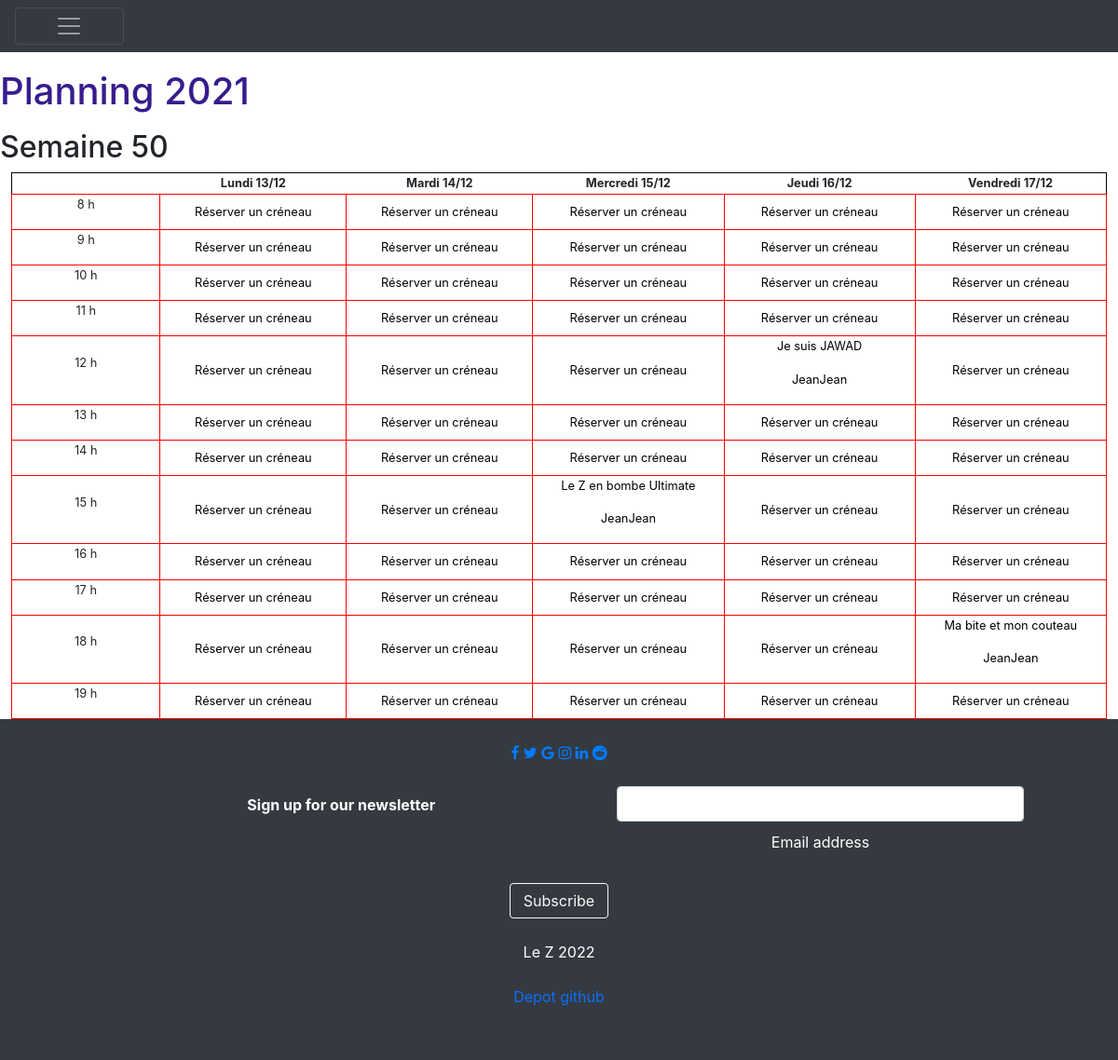
The page /pages/planning.php on the database its author committed.
### tables this page shows
CREATE TABLE `reservations` (
  `id` int(11) NOT NULL,
  `titre` varchar(255) NOT NULL,
  `description` text NOT NULL,
  `debut` datetime NOT NULL,
  `fin` datetime NOT NULL,
  `id_utilisateur` int(11) NOT NULL
);

CREATE TABLE `utilisateurs` (
  `id` int(11) NOT NULL,
  `login` varchar(255) NOT NULL,
  `password` varchar(255) NOT NULL
);

### config/db.php (called while the page is built, shortened)
<?php
function connect() {
$dbase = new PDO('mysql:host=localhost;dbname=reservationsalles;charset=utf8','root','root');
return $dbase;
}
?>

### config/classReservation.php (called while the page is built, shortened)
<?php
require '../config/db.php';
class Reservation{
    function __construct(){
        $this->db=connect();
        }
    public function getPlanning(){
        $planning=$this->db->prepare("SELECT * FROM utilisateurs INNER JOIN reservations ON utilisateurs.id = reservations.id_utilisateur WHERE WEEK(CURDATE())=WEEK (debut)");
        $planning->execute();
        $resulta = $planning->fetchAll(PDO::FETCH_ASSOC);
        return $resulta;
    }
}
?>

### pages/planning.php (the view, shortened to what this page needs)
<?php
require '../config/classReservation.php';
?>
<?php
require '../template/header.php';
?>
<h1 class="planning">Planning <?php echo $jour_semaine = date('Y', time());?></h1>
        <h2>Semaine <?php echo $jour_semaine = date('W', time());?></h2>
        <div class='plan' >
        <table style='border: 1px solid black'>
            <thead style='border: 1px solid black'>
                <tr>
                    <th class="vide"></th>
                    <th class="jour">Lundi <?php echo $jour_semaine = date('d/m', strtotime('monday this week'));?></th>
                    <th class="jour">Mardi <?php echo $jour_semaine = date('d/m', strtotime('tuesday this week'));?></th>
                    <th class="jour">Mercredi <?php echo $jour_semaine = date('d/m', strtotime('wednesday this week'));?></th>
                    <th class="jour">Jeudi <?php echo $jour_semaine = date('d/m', strtotime('thursday this week'));?></th>
                    <th class="jour">Vendredi <?php echo $jour_semaine = date('d/m', strtotime('friday this week'));?></th>
                </tr>
            </thead>
            <tbody >
                <?php
                $plan=new Reservation;
                $resa_research=$plan->getPlanning();
                for($heure=8;$heure<=19;$heure++){
                echo"<tr>
                <td><p> $heure h</p></td>";
                for($jour=1;$jour<=5;$jour++){
                    if(!empty($resa_research))
                    {
                        foreach($resa_research as $resa => $resa_hour)
                            {
                                $j_hour= explode(" ",  $resa_hour['debut']);
                                $h_hour= explode(":", $j_hour[1]);
                                $heure_resa = date("G", mktime($h_hour[0], $h_hour[1], $h_hour[2], 0, 0, 0));
                                $j = explode("-", $j_hour[0]);
                                $jour_resa= date("N", mktime(0, 0, 0, $j[1], $j[2], $j[0]));
                                $case_resa = $heure_resa . $jour_resa;
                                $titre =$resa_hour["titre"];
                                $login = $resa_hour["login"];
                                $id =$resa_hour["id"];
                                $case = $heure . $jour;
                                if($case == $case_resa)
                                    {
                                        ?>
                                            <td><a href="reservation.php/?id=<?php echo $id;?>"><p><?php echo $titre;?></p><p><?php echo $login;?></p></a></td>
                                        <?php
                                        break;
                                    }
                                else
                                    {
                                        $case = null;
                                    }
                            }
                        if ($case == null)
                            {
                                ?>
                                <td><a href="reservation-form.php?heure_debut=<?php echo $jour_resa;?>&amp;date_debut=<?php echo $jour;?>">Réserver un créneau</a></td>
                                <?php
                            }
                    }
                else
                    {
                    }
            }
                echo"</tr>";
                }
                ?>
            </tbody>
        </table>
            </div>
<?php
require '../template/footer.php';
?>

### template/header.php (shortened to what this page needs)
<!DOCTYPE html>
<html lang="en">
<head>
    <link rel="stylesheet" href="https://cdnjs.cloudflare.com/ajax/libs/font-awesome/4.7.0/css/font-awesome.min.css">
    <link href="https://cdn.jsdelivr.net/npm/bootstrap@5.1.3/dist/css/bootstrap.min.css" rel="stylesheet">
    <link rel="stylesheet" href="https://stackpath.bootstrapcdn.com/bootstrap/4.2.1/css/bootstrap.min.css">
    <link rel="stylesheet" href="../css/style.css" />
</head>
<header>
    <nav class="navbar navbar-dark bg-dark">
        <button class="navbar-toggler" type="button" data-toggle="collapse" data-target="#navbarToggleExternalContent" aria-controls="navbarToggleExternalContent" aria-expanded="false" aria-label="Toggle navigation">
            <span class="navbar-toggler-icon"></span>
        </button>
    </nav>
</header>
<body>
    <main>

### template/footer.php
    </main>
</body>
<footer class="bg-dark text-center text-white">
    <div class="container p-4">
    <section class="mb-4">
        <a href="#" class="fa fa-facebook"></a>
        <a href="#" class="fa fa-twitter"></a>
        <a href="#" class="fa fa-google"></a>
        <a href="#" class="fa fa-instagram"></a>
        <a href="#" class="fa fa-linkedin"></a>
        <a href="#" class="fa fa-reddit"></a>
    </section>
    <section class="">
        <form id='form_footer' action="">
        <div class="row d-flex justify-content-center">
            <div class="col-auto">
                <p class="pt-2">
                <strong>Sign up for our newsletter</strong>
                </p>
            </div>
        <div class="col-md-5 col-12">
            <div class="form-outline form-white mb-4">
                <input type="email" id="form5Example21" class="form-control" />
                <label class="form-label" for="form5Example21">Email address</label>
            </div>
        </div>
        <div class="col-auto">
            <button type="submit" class="btn btn-outline-light mb-4">Subscribe</button>
            </div>
        </div>
        </form>
    </section>
    <section class="mb-4">
        <p>
            Le Z 2022
        </p>
        <a class="nav-item nav-link" href="https://github.com/yacine-boucetta/reservation-salles">Depot github</a>
    </section>
</footer>
</body>
</html>

### css/style.css (style rules this page uses)
html, body { min-height: 100%; }
main { min-height: 80vh; }
h1 { position: absolute; margin: 0; font-size: 40px; color: #fff; z-index: 2; line-height: 83px; }
input, select, textarea { margin-bottom: 10px; border: 1px solid #ccc; border-radius: 3px; }
input { width: calc(100% - 10px); padding: 5px; }
button { width: 20%; padding: 0.35%; border: none; border-radius: 5px; background: #ff0000; font-size: 1em; color: #fff; cursor: pointer; }
.navbar-toggler { width:10%; }
.col-auto { width:50%; }
.planning { color: rgb(55, 28, 141); position: relative; top:10%; width: 75%; }
.plan { margin-right: 1%; margin-left: 1%; margin-bottom: 1; }
.plan td { border: 1px solid red; width: 1%; }
.plan tr { text-align: center; font-size:0.8em; }
.plan a { text-decoration: none; color: black; text-align: center; }

### rows shown on the page
reservations: titre "Je suis JAWAD", id_utilisateur.login "JeanJean"
reservations: titre "Le Z en bombe Ultimate", id_utilisateur.login "JeanJean"
reservations: titre "Ma bite et mon couteau", id_utilisateur.login "JeanJean"
